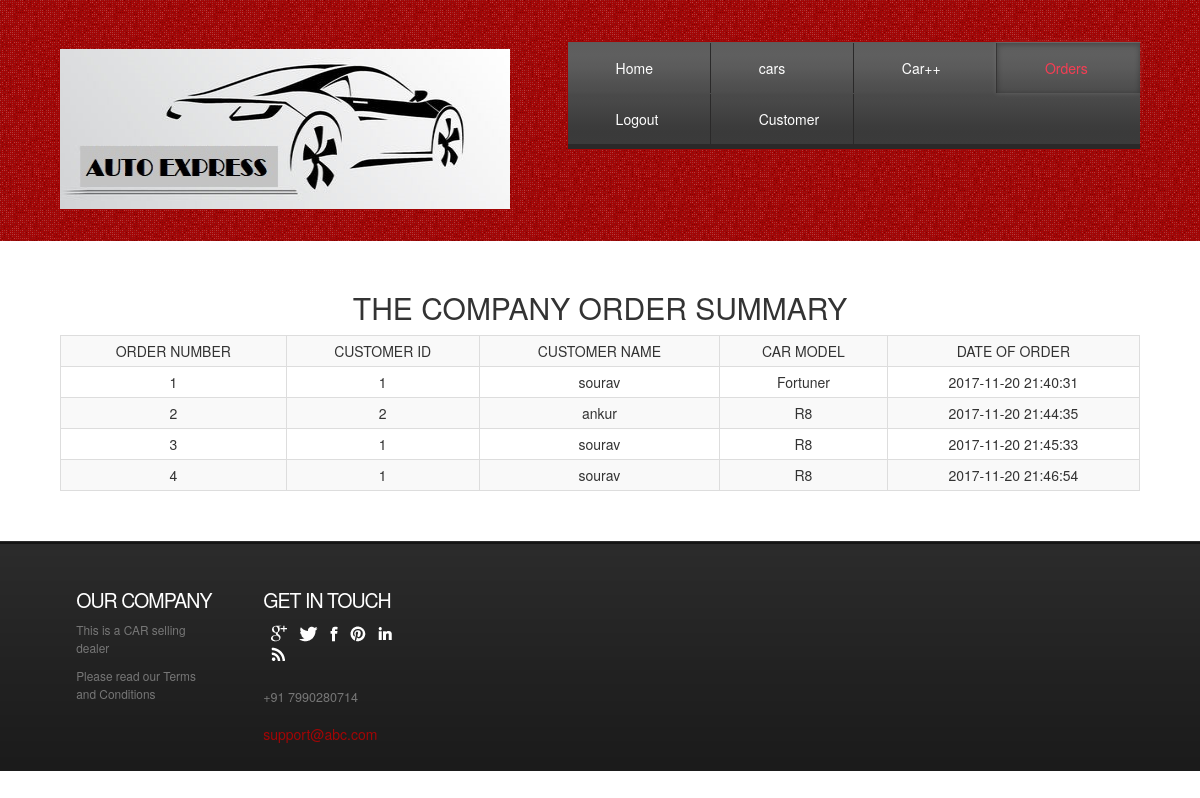
/admin/adminorders.php (signed in), run on the app's committed database.
### tables this page shows
CREATE TABLE IF NOT EXISTS `sale2` (
  `sale_id` int(11) NOT NULL AUTO_INCREMENT,
  `customer_id` int(11) NOT NULL,
  `carmodel` varchar(100) NOT NULL,
  `ordertime` datetime NOT NULL,
  PRIMARY KEY (`sale_id`)
);

CREATE TABLE IF NOT EXISTS `customer` (
  `c_id` int(11) NOT NULL AUTO_INCREMENT,
  `name` varchar(30) NOT NULL,
  `email` varchar(250) NOT NULL,
  `pass` varchar(250) NOT NULL,
  `phone` varchar(100) NOT NULL,
  `address` varchar(20) NOT NULL,
  PRIMARY KEY (`c_id`)
);

CREATE TABLE IF NOT EXISTS `model` (
  `model` int(11) NOT NULL,
  `m_id` int(11) NOT NULL,
  `name` varchar(20) NOT NULL,
  `year` year(4) NOT NULL,
  `basic_spec` varchar(200) NOT NULL,
  PRIMARY KEY (`model`),
  KEY `m_id` (`m_id`)
);

### admin/adminorders.php (the view, shortened to what this page needs)
<!DOCTYPE HTML>
<html>
<head>
<link href="css/style.css" rel="stylesheet" type="text/css" media="all" />
<link rel="stylesheet" href="https://maxcdn.bootstrapcdn.com/bootstrap/3.3.7/css/bootstrap.min.css">
</head>
<body>
<div class="header">
<div class="wrap">
	<div class="header-bot">
		 <div class="logo">
			 <a href="index.html"><img src="images/logo.png" alt="" style="width:450px; height: 160px;"></a>
		 </div>
		 <div class="cart">
		    <div class="menu-main">
			   <ul class="dc_css3_menu">
					 <li><a href="admin.php">Home</a></li>
					 <li><a href="admincars.php">cars</a></li>
                     <li><a href="adminaddcar.php">Car++</a></li>
                     <li class="active"><a href="adminorders.php">Orders</a></li>
                     <li><a href="adminlogout.php">Logout</a></li>
                     <li><a href="../index.php">Customer</a></li>
		     	</ul>
			</div>
		</div>
	   </div>
	  </div>
</div>
<div class="header-bottom">
	<div class="wrap">
		<div class="page-not-found">
			<div class="text-center">
          <h2>THE COMPANY ORDER SUMMARY
          </h2>
        </div>
        <div class="container-fluid row">
            <div class="col-md-3"></div>
          <div class="s">
                  <table class="table table-bordered table-responsive table-striped table-hover table-condensed text-center " >
                    <tr>
                        <th class = "text-center">ORDER NUMBER</th>
                        <th class = "text-center">CUSTOMER ID</th>
                        <th class = "text-center">CUSTOMER NAME</th>
                        <th class = "text-center">CAR MODEL</th>
                        <th class = "text-center">DATE OF ORDER</th>
                       </tr>
                              <?php
                                    $db=mysqli_connect("localhost","root","Kushal@MySQL","car_showroom");
                                    $getorders= mysqli_query($db, "SELECT * from sale2 ");
                                    $numrows3 =mysqli_num_rows($getorders);
                                    if($numrows3 !=0)
                                    {
                                        while($row3=mysqli_fetch_assoc($getorders))
                                        {
                                                        $dbsaleid=$row3['sale_id'];
                                                        $dbcustomerid=$row3['customer_id'];
                                                        $carnumber=$row3['carmodel'];
                                                        $date=$row3['ordertime'];
                                                $getusercarname = mysqli_query($db, "SELECT name from model where model = '".$carnumber."'");
                                                $numrows2 =mysqli_num_rows($getusercarname);
                                                if($numrows2 !=0)
                                                {
                                                    while($row2=mysqli_fetch_assoc($getusercarname))
                                                    {
                                                        $dbusercarname=$row2['name'];
                                                    }
                                                }
                                                $getusername= mysqli_query($db, "SELECT name from customer where c_id = '".$dbcustomerid."'");
                                                $numrows =mysqli_num_rows($getusername);
                                                if($numrows !=0)
                                                {
                                                    while($row=mysqli_fetch_assoc($getusername))
                                                    {
                                                        $dbusername=$row['name'];
                                                    }
                                                }
                                                            echo "<tr>" ;
                                                            echo "<td>$dbsaleid</td>";
                                                           echo "<td>$dbcustomerid</td>";
                                                           echo "<td>$dbusername</td>";
                                                            echo "<td>$dbusercarname</td>";
                                                             echo "<td>$date</td>";
                                                            echo" </tr>";
                                        }
                                    }
                            ?>
                   </table>
          </div>
        </div>
		</div>
	</div>
</div>
<div class="footer">
	<div class="wrap">
	   <div class="footer-top">
				<div class="col_1_of_5 span_1_of_5">
					<div class="footer-grid twitts">
					<h3>Our Company</h3>
						<div class="f_menu">
							 <ul>
						          <li>This is a CAR selling dealer</li>
						     	  <li>Please read our Terms and Conditions </li>
						     </ul>
						</div>
				   </div>
				</div>
				<div class="col_1_of_5 span_1_of_5">
					<div class="footer-grid twitts">
						<h3>Get in touch</h3>
						<ul class="follow_icon">
							<li><a href="https://www.google.com" style="opacity: 1;"><img src="images/follow_icon.png" alt=""></a></li>
							<li><a href="#" style="opacity: 1;"><img src="images/follow_icon1.png" alt=""></a></li>
							<li><a href="#" style="opacity: 1;"><img src="images/follow_icon2.png" alt=""></a></li>
							<li><a href="#" style="opacity: 1;"><img src="images/follow_icon3.png" alt=""></a></li>
							<li><a href="#" style="opacity: 1;"><img src="images/follow_icon4.png" alt=""></a></li>
							<li><a href="#" style="opacity: 1;"><img src="images/follow_icon5.png" alt=""></a></li>
						</ul>
						<p>+91 7990280714</p>
						<span>support@abc.com</span>
					</div>
				</div>
		</div>
	</div>
</div>
</body>
</html>

### data on the page
sale2: sale_id "1", customer "1", customer.name "sourav", model.name "Fortuner", ordertime "2017-11-20 21:40:31"
sale2: sale_id "2", customer "2", customer.name "ankur", model.name "R8", ordertime "2017-11-20 21:44:35"
sale2: sale_id "3", customer "1", customer.name "sourav", model.name "R8", ordertime "2017-11-20 21:45:33"
sale2: sale_id "4", customer "1", customer.name "sourav", model.name "R8", ordertime "2017-11-20 21:46:54"
